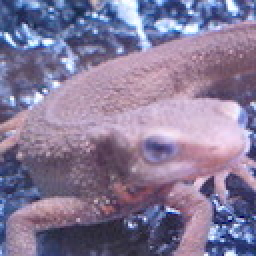
#> input picture Question_61_70/imori.jpg, 128 x 128 px, found by its file name (shown 2 times larger)
$ python answer_69.py   (older library calls are emulated)
#> lines starting #> are read from the running program, lines starting #| are printed output that depends on the picture; after the words box and inside, x2 and y2 are one past the last pixel; in counts of white or black regions, pixels touching at a corner belong together
import cv2
import numpy as np
import matplotlib.pyplot as plt

# Read image
img = cv2.imread("imori.jpg").astype(np.float32)
H, W, C = img.shape
#> H = 128; W = 128; C = 3

# Grayscale
gray = 0.2126 * img[..., 2] + 0.7152 * img[..., 1] + 0.0722 * img[..., 0]

# Magnitude and gradient
gray = np.pad(gray, (1, 1), 'edge')
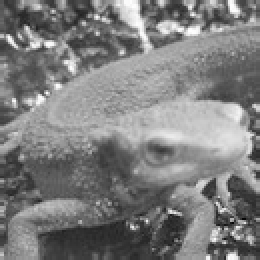
#> gray: shape (130, 130) float32 (shown 2 times larger); min 6.71, max 254.4, mean 126.2

gx = gray[1:H+1, 2:] - gray[1:H+1, :W]
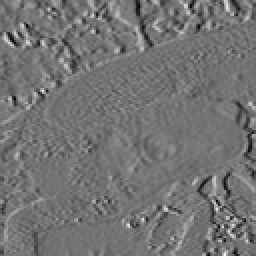
#> gx: shape (128, 128) float32 (shown 2 times larger); min -175, max 211.2, mean -0.1; drawn with min black and max white
gy = gray[2:, 1:W+1] - gray[:H, 1:W+1]
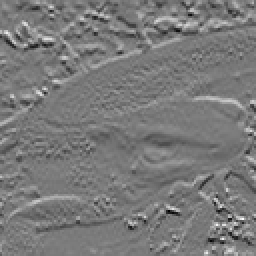
#> gy: shape (128, 128) float32 (shown 2 times larger); min -200.7, max 218, mean -0.4; drawn with min black and max white
gx[gx == 0] = 0.000001
#> gx: shape (128, 128) float32; 0.32% of pixels changed, all inside (x1, y1, x2, y2) = (0, 16, 128, 128)

mag = np.sqrt(gx ** 2 + gy ** 2)
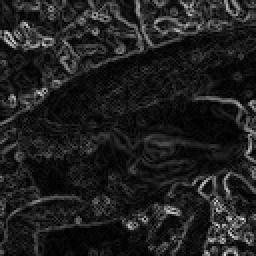
#> mag: shape (128, 128) float32 (shown 2 times larger); min 0.0682, max 230.8, mean 31.7
gra = np.arctan(gy / gx)
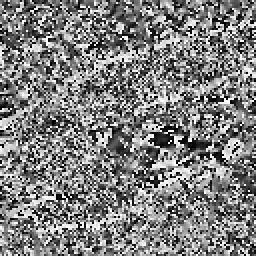
#> gra: shape (128, 128) float32 (shown 2 times larger); min -1.57, max 1.57, mean -0.00223; drawn with min black and max white
gra[gra<0] = np.pi / 2 + gra[gra < 0] + np.pi / 2
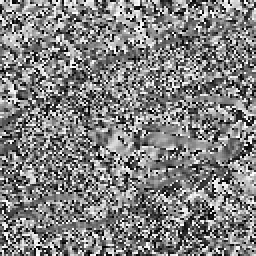
#> gra: shape (128, 128) float32 (shown 2 times larger); min 0, max 3.14, mean 1.58; drawn with min black and max white

# Gradient histogram
gra_n = np.zeros_like(gra, dtype=np.int)

d = np.pi / 9
for i in range(9):
    gra_n[np.where((gra >= d * i) & (gra <= d * (i+1)))] = i


N = 8
HH = H // N
#> HH = 16
HW = W // N
#> HW = 16
Hist = np.zeros((HH, HW, 9), dtype=np.float32)
for y in range(HH):
    for x in range(HW):
        for j in range(N):
            for i in range(N):
                Hist[y, x, gra_n[y*4+j, x*4+i]] += mag[y*4+j, x*4+i]

## Normalization
C = 3
eps = 1
for y in range(HH):
    for x in range(HW):
        #for i in range(9):
        Hist[y, x] /= np.sqrt(np.sum(Hist[max(y-1,0):min(y+2, HH), max(x-1,0):min(x+2, HW)] ** 2) + eps)

## Draw
out = gray[1:H+1, 1:W+1].copy().astype(np.uint8)

for y in range(HH):
    for x in range(HW):
        cx = x * N + N // 2
        cy = y * N + N // 2
        x1 = cx + N // 2 - 1
        y1 = cy
        x2 = cx - N // 2 + 1
        y2 = cy

        h = Hist[y, x] / np.sum(Hist[y, x])
        h /= h.max()

        for c in range(9):
            #angle = (20 * c + 10 - 90) / 180. * np.pi
            angle = (20 * c + 10) / 180. * np.pi
            rx = int(np.sin(angle) * (x1 - cx) + np.cos(angle) * (y1 - cy) + cx)
            ry = int(np.cos(angle) * (x1 - cx) - np.cos(angle) * (y1 - cy) + cy)
            lx = int(np.sin(angle) * (x2 - cx) + np.cos(angle) * (y2 - cy) + cx)
            ly = int(np.cos(angle) * (x2 - cx) - np.cos(angle) * (y2 - cy) + cy)

            c = int(255. * h[c])
            cv2.line(out, (lx, ly), (rx, ry), (c, c, c), thickness=1)
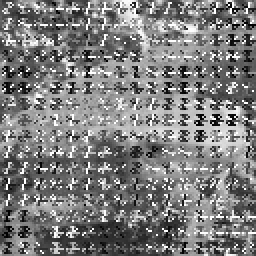
#> out: shape (128, 128) (shown 2 times larger); min 0, max 255, mean 125.1

# Save result
cv2.imwrite("out.jpg", out)
cv2.imshow("result", out)
cv2.waitKey(0)
cv2.destroyAllWindows()
